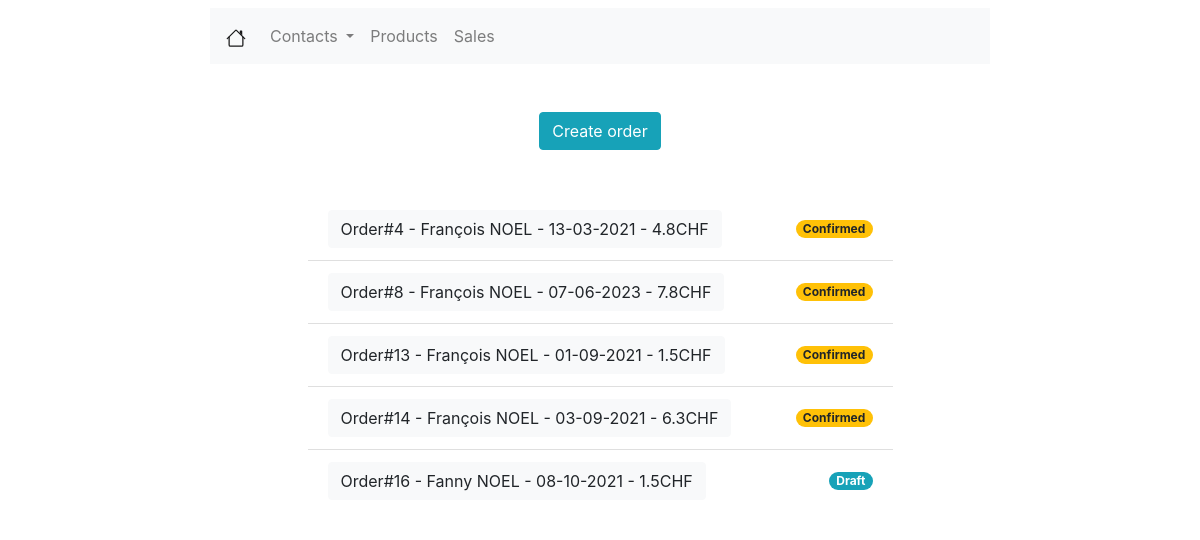
Page /sales/ on the committed database.
### sale/models.py (models this page shows, shortened)
class SaleOrder(models.Model):
    ORDER_STATE = (
        ('DR', 'Draft'),
        ('PG', 'Pending'),
        ('CF', 'Confirmed'),
        ('CC', 'Canceled')
    )
    create_at = models.DateTimeField(auto_now_add=True)
    updated_at = models.DateTimeField(auto_now=True)
    name = models.CharField(max_length=100)
    partner_id = models.ForeignKey(Contact, on_delete=models.CASCADE, null=False, verbose_name='Customer')
    validity_date = models.DateField(verbose_name="Validity date", blank=True, null=True)
    order_state = models.CharField(verbose_name="Etat de la commande", max_length=10, choices=ORDER_STATE, default='DR')
    @property
    def state_color(self):
        if self.order_state == 'DR':
            return "badge-info"
        elif self.order_state == 'PG':
            return "badge-secondary"
        elif self.order_state == 'CF':
            return "badge-warning"
        elif self.order_state == 'CC':
            return "badge-danger"

### sale/views.py (the view)
# urls.py: path('', views.SaleOrderIndexView.as_view(), name='sales'),
class SaleOrderIndexView(generic.ListView):
    template_name = 'sale/sale_listview.html'
    context_object_name = 'sales_list'
    queryset = SaleOrder.objects.all()

### sale/templates/sale/sale_listview.html
{% extends 'viewlist/viewlist.html' %}
{% block viewlist %}
    <div class="row mx-auto mt-5 justify-content-center">
        <form class="form-inline">
            <a class="btn btn-info" href="{% url 'create_sale' %}" role="button">Create order</a>
        </form>
    </div>
    <div class="row mx-auto mt-5 justify-content-center">
        {% if sales_list %}
            <ul class="list-group list-group-flush w-50">
                {% for sale in sales_list %}
                    <li class="list-group-item d-flex justify-content-between align-items-center">
                        <a class="btn btn-light" href="{% url 'sale_detail' sale.id %}"
                           role="button">{{ sale.name }}</a>
                        <span class="badge {{ sale.state_color }} badge-pill">{{ sale.get_order_state_display }}</span>
                    </li>
                {% endfor %}
            </ul>
        {% else %}
            <p>There are no order yet</p>
        {% endif %}
    </div>
{% endblock %}

### rows in the picture
SaleOrder: name "Order#4 - François NOEL - 13-03-2021 - 4.8CHF", order_state "Confirmed"
SaleOrder: name "Order#8 - François NOEL - 07-06-2023 - 7.8CHF", order_state "Confirmed"
SaleOrder: name "Order#13 - François NOEL - 01-09-2021 - 1.5CHF", order_state "Confirmed"
SaleOrder: name "Order#14 - François NOEL - 03-09-2021 - 6.3CHF", order_state "Confirmed"
SaleOrder: name "Order#16 - Fanny NOEL - 08-10-2021 - 1.5CHF", order_state "Draft"
